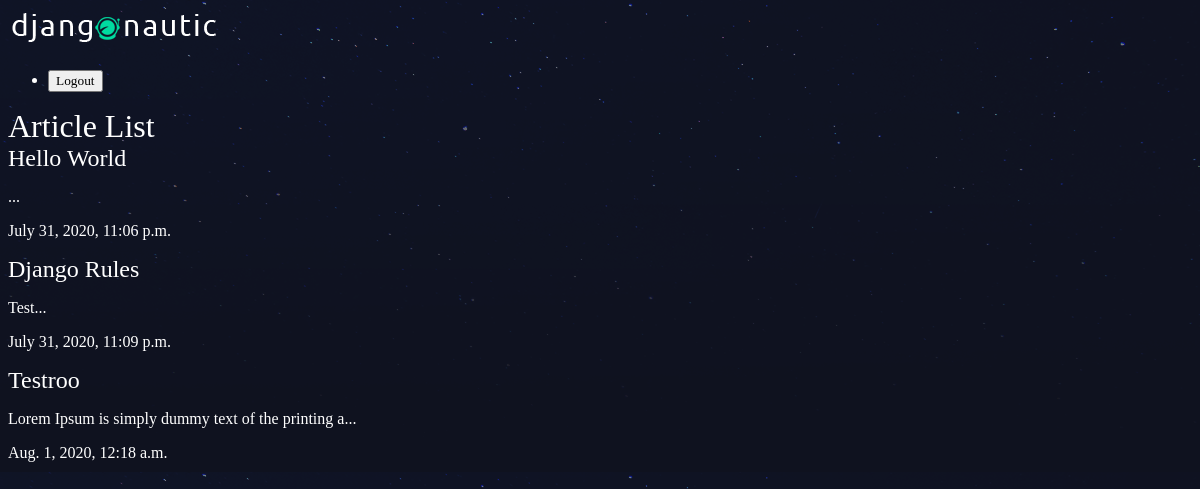
/articles/, run on an earlier commit of the app's database.
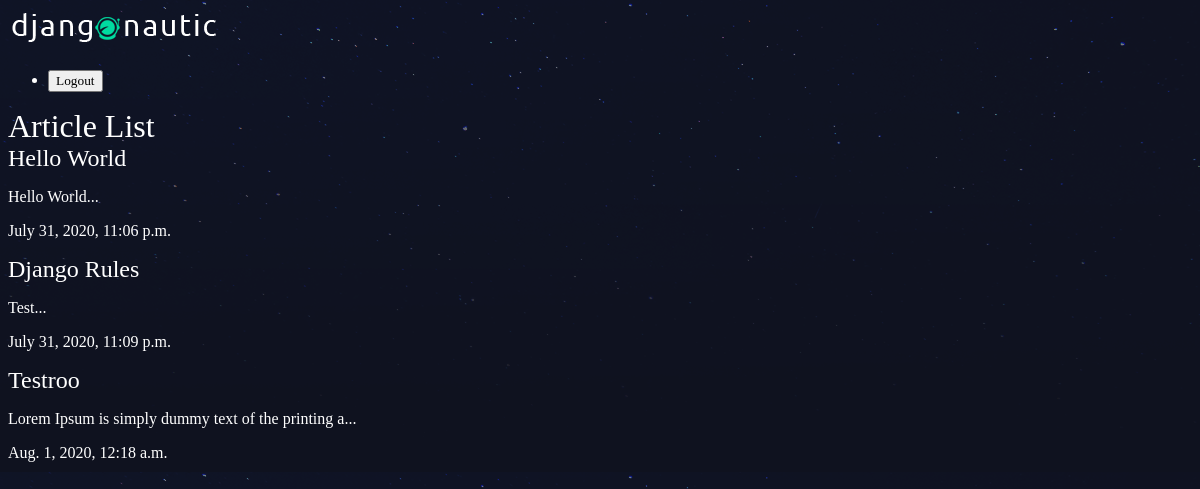
And on a later commit of the database.
### articles/models.py (models this page shows, shortened)
class Article(models.Model):
    title = models.CharField(max_length=100)
    slug = models.SlugField()
    body = models.TextField()
    date = models.DateTimeField(auto_now_add=True)
    thumb = models.ImageField(default='default.png', blank=True)
    def snippets(self):
        return self.body[:50] + '...'

### articles/views.py (the view)
# urls.py: path('', views.article_list, name='list'),
def article_list(request):
    articles = Article.objects.all().order_by("date")
    return render(request, "articles/article_list.html", {'articles': articles})

### articles/templates/articles/article_list.html
{% extends 'base_layout.html' %}
{% block content %}
<h1>Article List</h1>
<div class="articles">
    {%for article in articles %}
        <div class="article">
            <h2><a href="{% url 'articles:detail' slug=article.slug %}">{{article.title}}</a></h2>
            <p>{{article.snippets}}</p>
            <p>{{article.date}}</p>
        </div>
    {% endfor %}
</div>
{% endblock %}

What changed in the data, as far as the page shows it:
changed Article "Hello World": snippets "..." → "Hello World..."
